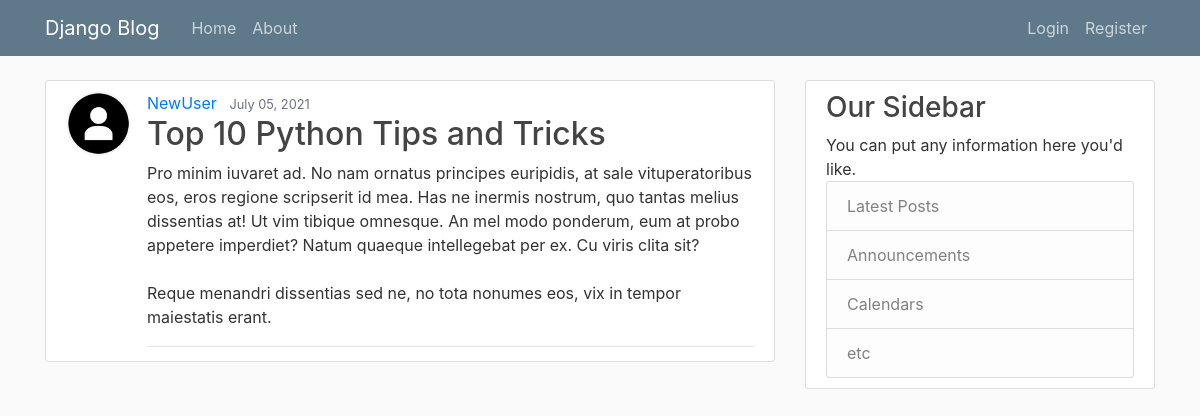
Page /post/27 on the committed database.
### blog/models.py (models this page shows, shortened)
class Post(models.Model):
    title = models.CharField(max_length=100)
    content = models.TextField()
    date_posted = models.DateTimeField(default=timezone.now)
    author = models.ForeignKey(User, on_delete=models.CASCADE)

### users/models.py (models this page shows, shortened)
class Profile(models.Model):
    user = models.OneToOneField(User, on_delete=models.CASCADE)
    image = models.ImageField(default='default.jpg', upload_to='profile_pics')

### blog/views.py (the view)
# urls.py: path('post/<int:pk>', PostDetailView.as_view(), name='post-detail'),
class PostDetailView(DetailView):
    model = Post

### blog/templates/blog/post_detail.html (shortened to what this page needs)
{% extends "blog/base.html" %}
{% block content %}
    <article class="media content-section">
        <img class="rounded-circle article-img" src="{{ object.author.profile.image.url }}" alt="">
      <div class="media-body">
        <div class="article-metadata">
          <a class="mr-2" href="{% url 'user-posts' object.author.username %}">{{ object.author }}</a>
          <small class="text-muted">{{ object.date_posted|date:"F d, Y" }}</small>
        <h2 class="article-title">{{ object.title }}</h2>
        <p class="article-content">{{ object.content }}</p>
      </div>
    </article>
{% endblock content %}

### blog/static/blog/main.css (style rules this page uses)
body { background: #fafafa; color: #333333; margin-top: 5rem; }
h1, h2, h3, h4, h5, h6 { color: #444444; }
.content-section { background: #ffffff; padding: 10px 20px; border: 1px solid #dddddd; border-radius: 3px; margin-bottom: 20px; }
.article-title { color: #444444; }
.article-content { white-space: pre-line; }
.article-img { height: 65px; width: 65px; margin-right: 16px; }
.article-metadata { padding-bottom: 1px; margin-bottom: 4px; border-bottom: 1px solid #e3e3e3 }

### rows in the picture
Post: author.profile.image (placeholder picture), author "NewUser", date_posted "July 05, 2021", title "Top 10 Python Tips and Tricks", content "Pro minim iuvaret ad. No nam ornatus principes euripidis, at sale vituperatoribus eos, eros regione scripserit id mea. Has ne inermis nostrum, quo tantas melius dissentias at! Ut vim tibique omnesque. An mel modo ponderum, eum at probo appetere imperdiet? Natum quaeque intellegebat per ex. Cu viris clita sit? Reque menandri dissentias sed ne, no tota nonumes eos, vix in tempor maiestatis erant."
